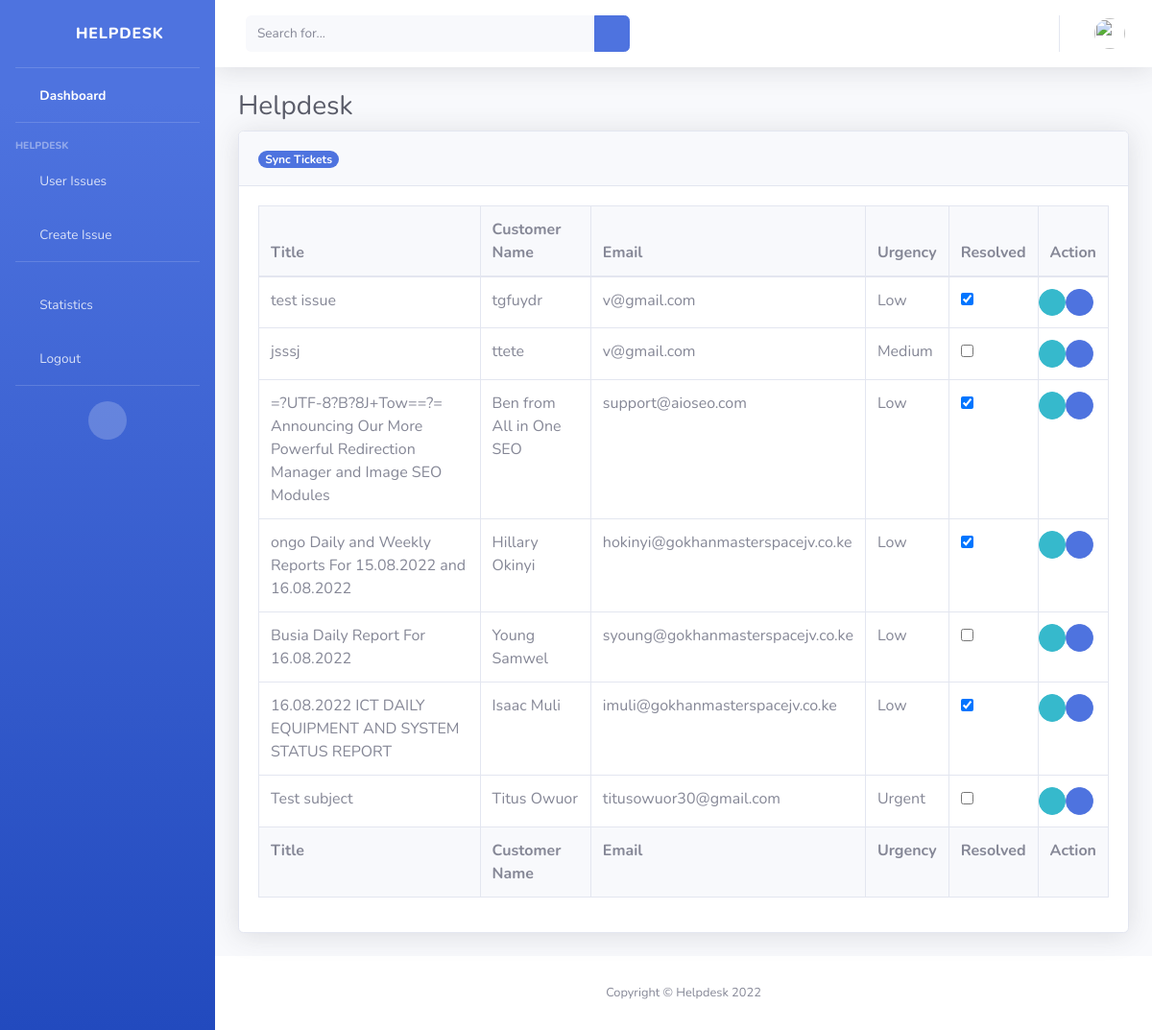
Page /all-tickets/ (signed in) on the committed database.
### ticketapp/models.py (models this page shows, shortened)
class Ticket(models.Model):
    TICKET_SECTIONS = (
        ('Software', 'Software'),
        ('Hardware', 'Hardware'),
        ('Applications', 'Applications'),
        ('Infrastructure and Networking', 'Infrastructure and Networking'),
        ('Database', 'Database'),
        ('Technical', 'Technical'),
        ('HR', 'HR'),
        ('Administration', 'Administration'),
        ('Transport', 'Transport'),
        ('General', 'General'),
    )
    TICKET_URGENCY = (
        ('Low', 'Low'),
        ('Medium', 'Medium'),
        ('High', 'High'),
        ('Urgent', 'Urgent'),
    )
    TICKET_STATUSES = (
        ('Pending', 'Pending'),
        ('Resolved', 'Resolved'),
        ('Unsolved', 'Unsolved'),
    )
    user = models.ForeignKey(
        User, on_delete=models.CASCADE, null=True, blank=True)
    ticket_id = models.CharField(max_length=8, unique=True, blank=True)
    title = models.CharField(max_length=500)
    issue_description = models.TextField(max_length=25000)
    customer_full_name = models.CharField(
        max_length=200, null=True, blank=True)
    customer_phone_number = models.CharField(
        max_length=20, null=True, blank=True)
    customer_email = models.EmailField(
        max_length=40, default='info@tdbsoft.co.ke')
    ticket_section = models.CharField(
        max_length=30, choices=TICKET_SECTIONS, null=True, blank=True, default='General')
    ticket_priority = models.CharField(
        max_length=100, null=True, blank=True, default="Low")
    completed_status = models.BooleanField(default=False)
    assigned_to = models.ForeignKey(
        User, on_delete=models.CASCADE, related_name='assigned_to', null=True, blank=True)
    resolved_by = models.ForeignKey(
        User, on_delete=models.CASCADE, related_name='resolved_by', null=True, blank=True)
    created_date = models.DateTimeField(auto_now_add=True, null=True)
    resolved_date = models.DateTimeField(null=True, blank=True)

### ticketapp/views.py (the view)
# urls.py: path('all-tickets/', views.ticket_list, name='all-tickets'),
@login_required
def ticket_list(request):
    import_email()
    if request.user.is_superuser:
        tickets = Ticket.objects.all()
    else:
        tickets = Ticket.objects.filter(
            assigned_to=request.user)
    return render(request, 'ticketapp/allissues.html', {'tickets': tickets})

### ticketapp/templates/ticketapp/allissues.html (shortened to what this page needs)
{% load static %}
<!DOCTYPE html>
<html lang="en">
  <head>
    <link
      href="{% static 'vendor/fontawesome-free/css/all.min.css' %}"
      rel="stylesheet"
      type="text/css"
    />
    <link href="{% static 'css/sb-admin-2.min.css' %}" rel="stylesheet" />
  </head>
  <body id="page-top">
    <div id="wrapper">
      <ul
        class="navbar-nav bg-gradient-primary sidebar sidebar-dark accordion"
        id="accordionSidebar"
      >
        <a
          class="sidebar-brand d-flex align-items-center justify-content-center"
          href="index.html"
        >
          <div class="sidebar-brand-icon">
            <i class="fas fa-home"></i>
          </div>
          <div class="sidebar-brand-text mx-3">Helpdesk</div>
        </a>
        <hr class="sidebar-divider my-0" />
        <li class="nav-item active">
          <a class="nav-link" href="{% url 'ticketapp:ticket-list' %}">
            <i class="fas fa-fw fa-tachometer-alt"></i>
            <span>Dashboard</span></a
          >
        </li>
        <hr class="sidebar-divider" />
        <div class="sidebar-heading">Helpdesk</div>
        <li class="nav-item">
          <a
            class="nav-link collapsed"
            href="#"
            data-toggle="collapse"
            data-target="#collapseTwo"
            aria-expanded="true"
            aria-controls="collapseTwo"
          >
            <i class="fas fa-fw fa-folder"></i>
            <span>User Issues</span>
          </a>
        </li>
        <li class="nav-item">
          <a class="nav-link" href="{% url 'ticketapp:create-ticket' %}">
            <i class="fas fa-fw fa-edit"></i>
            <span>Create Issue</span></a
          >
        </li>
        <hr class="sidebar-divider" />
        <li class="nav-item">
          <a
            class="nav-link"
            href="{% url 'ticketapp:user-performance-list' %}"
          >
            <i class="fas fa-fw fa-chart-area"></i>
            <span>Statistics</span></a
          >
        </li>
        <li class="nav-item">
          <a class="nav-link" href="{% url 'accounts:logout' %}">
            <i class="fas fa-fw fa-sign-out-alt"></i>
            <span>Logout</span></a
          >
        </li>
        <hr class="sidebar-divider d-none d-md-block" />
        <div class="text-center d-none d-md-inline">
          <button class="rounded-circle border-0" id="sidebarToggle"></button>
        </div>
      </ul>
      <div id="content-wrapper" class="d-flex flex-column">
        <div id="content">
          <nav
            class="navbar navbar-expand navbar-light bg-white topbar mb-4 static-top shadow"
          >
            <form
              class="d-none d-sm-inline-block form-inline mr-auto ml-md-3 my-2 my-md-0 mw-100 navbar-search"
            >
              <div class="input-group">
                <input
                  type="text"
                  class="form-control bg-light border-0 small"
                  placeholder="Search for..."
                  aria-label="Search"
                  aria-describedby="basic-addon2"
                />
                <div class="input-group-append">
                  <button class="btn btn-primary" type="button">
                    <i class="fas fa-search fa-sm"></i>
                  </button>
                </div>
              </div>
            </form>
            <ul class="navbar-nav ml-auto">
              <li class="nav-item dropdown no-arrow">
                <a
                  class="nav-link dropdown-toggle"
                  href="#"
                  id="userDropdown"
                  role="button"
                  data-toggle="dropdown"
                  aria-haspopup="true"
                  aria-expanded="false"
                >
                  <img
                    class="img-profile rounded-circle"
                    src="{% static 'img/undraw_profile.svg' %}"
                  />
                </a>
              </li>
            </ul>
          </nav>
          <div class="container-fluid">
            <h1 class="h3 mb-2 text-gray-800">Helpdesk</h1>
            <div class="card shadow mb-4">
              <div class="card-header py-3">
                <a
                  href="{% url 'ticketapp:import_tickets' %}"
                  class="m-0 font-weight-bold text-white badge badge-pill bg-primary"
                >
                  Sync Tickets
                </a>
              </div>
              <div class="card-body">
                <div class="table-responsive">
                  <table
                    class="table table-bordered"
                    id="dataTable"
                    width="100%"
                    cellspacing="0"
                  >
                    <thead>
                      <tr class="bg-light">
                        <th>Title</th>
                        <th>Customer Name</th>
                        <th>Email</th>
                        <th>Urgency</th>
                        <th>Resolved</th>
                        <th>Action</th>
                      </tr>
                    </thead>
                    <tfoot>
                      <tr class="bg-light">
                        <th>Title</th>
                        <th>Customer Name</th>
                        <th>Email</th>
                        <th>Urgency</th>
                        <th>Resolved</th>
                        <th>Action</th>
                      </tr>
                    </tfoot>
                    <tbody>
                      {% for ticket in tickets %}
                      <tr>
                        <td>{{ ticket.title }}</td>
                        <td>{{ ticket.customer_full_name }}</td>
                        <td>{{ ticket.customer_email }}</td>
                        <td>{{ ticket.ticket_priority }}</td>
                        <td>
                          {% if ticket.completed_status %}
                          <div class="form-check m-auto">
                            <input
                              type="checkbox"
                              class="form-check-input"
                              id="exampleCheck1"
                              checked
                            />
                          </div>
                          {% else %}
                          <div class="form-check m-auto">
                            <input
                              type="checkbox"
                              class="form-check-input"
                              id="exampleCheck1"
                            />
                          </div>
                          {% endif %}
                        </td>
                        <td>
                          <div class="row">
                            <a
                              href="{% url 'ticketapp:ticket-detail' pk=ticket.id %}"
                              class="btn btn-info btn-circle btn-sm"
                            >
                              <i class="fas fa-info-circle"></i>
                            </a>
                            <a
                              href="{% url 'ticketapp:update-ticket' pk=ticket.id %}"
                              class="btn btn-primary btn-circle btn-sm"
                            >
                              <i class="fas fa-edit"></i>
                            </a>
                          </div>
                        </td>
                      </tr>
                      {% endfor %}
                    </tbody>
                  </table>
                </div>
              </div>
            </div>
          </div>
        </div>
        <footer class="sticky-footer bg-white">
          <div class="container my-auto">
            <div class="copyright text-center my-auto">
              <span>Copyright &copy; Helpdesk 2022</span>
            </div>
          </div>
        </footer>
      </div>
    </div>
  </body>
</html>

### rows in the picture
Ticket: title "test issue", customer_full_name "tgfuydr", customer_email "v@gmail.com", ticket_priority "Low"
Ticket: title "jsssj", customer_full_name "ttete", customer_email "v@gmail.com", ticket_priority "Medium"
Ticket: title "=?UTF-8?B?8J+Tow==?= Announcing Our More Powerful Redirection Manager and Image SEO Modules", customer_full_name "Ben from All in One SEO", customer_email "support@aioseo.com", ticket_priority "Low"
Ticket: title "ongo Daily and Weekly Reports For 15.08.2022 and 16.08.2022", customer_full_name "Hillary Okinyi", customer_email "hokinyi@gokhanmasterspacejv.co.ke", ticket_priority "Low"
Ticket: title "Busia Daily Report For 16.08.2022", customer_full_name "Young Samwel", customer_email "syoung@gokhanmasterspacejv.co.ke", ticket_priority "Low"
Ticket: title "16.08.2022 ICT DAILY EQUIPMENT AND SYSTEM STATUS REPORT", customer_full_name "Isaac Muli", customer_email "imuli@gokhanmasterspacejv.co.ke", ticket_priority "Low"
Ticket: title "Test subject", customer_full_name "Titus Owuor", customer_email "titusowuor30@gmail.com", ticket_priority "Urgent"
